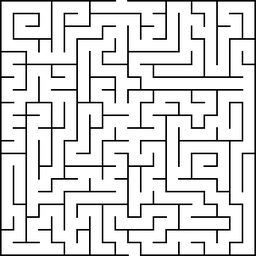
#> input picture IEEE Computer Vision Workshop/Resources/Photos/Simple Maze.png, 256 x 256 px, shrunk from 322 x 322 before the run
$ python 'Path Finding.py'
#> lines starting #> are read from the running program, lines starting #| are printed output that depends on the picture
import cv2 as cv
import numpy as np
import threading
import colorsys


# Point class with + and = operators overloaded
class Point(object):
    def __init__(self, x=0, y=0):
        self.x = x
        self.y = y

    def __add__(self, other):
        return Point(self.x + other.x, self.y + other.y)

    def __eq__(self, other):
        return self.x == other.x and self.y == other.y


p = 0
start = Point()
end = Point()

# Array containing the points for 4 directions to perform BSF
dir4 = [Point(0, -1), Point(0, 1), Point(1, 0), Point(-1, 0)]


# [41 lines left out: functions BFS, mouse_event, not called in this run]

def disp():
    global img
    cv.imshow("Image",img)
    cv.setMouseCallback("Image", mouse_event)
    while(1):
        cv.imshow("Image",img)
        cv.waitKey(1)


img = cv.imread("Resources/Photos/Simple Maze.png", cv.IMREAD_GRAYSCALE)
#> img is the input picture: shape (256, 256); min 0, max 255, mean 219.6

# Convert into Binary
for i in range(img.shape[0]):
    for j in range(img.shape[1]):
        if (img[i][j] > 120):
            img[i][j] = 255
        else:
            img[i][j] = 0
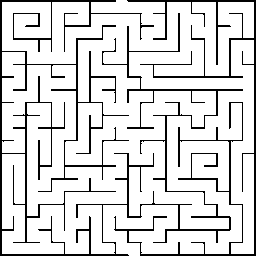
#> img: shape (256, 256); 86.5% white; black in thin lines or dots

h, w = img.shape
#> h = 256; w = 256

img = cv.cvtColor(img, cv.COLOR_GRAY2BGR)
#> img: shape (256, 256, 3); 86.5% white; black in thin lines or dots
print("Select start and end points: ")

t = threading.Thread(target=disp, args=())
t.daemon = True
t.start()


#> (the run stopped early here; a loop or call above may not have finished)
